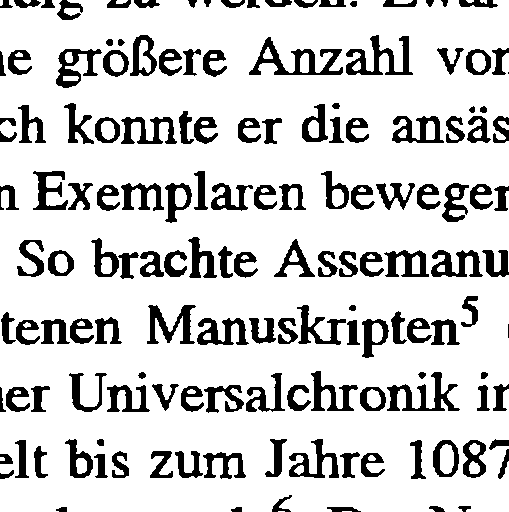
#> input picture native/jbig2-codec/tests/fixtures/scan-page-000-body-509.pbm, 509 x 512 px
$ python -i rotation.py   (imports and definitions only)
#> lines starting #> are read from the running program, lines starting #| are printed output that depends on the picture; after the words box and inside, x2 and y2 are one past the last pixel; in counts of white or black regions, pixels touching at a corner belong together
#> `picture = cv2.imread('../../../native/jbig2-codec/tests/fixtures/scan-..`: picture: shape (512, 509); 82% white; 149 black regions (2 under 20 px), largest, box (x1, y1, x2, y2) and area: (249, 37, 343, 75) 1188, (346, 35, 413, 75) 1078, (387, 372, 460, 411) 1035
"""
Stage 1: Rotation Detection and Correction

Detects and corrects page orientation (0, 90, 180, 270 degrees).
Uses text line orientation and edge analysis for robust detection.
"""

from dataclasses import asdict, dataclass
from typing import Literal

import cv2
import numpy as np

from .geometry import rotate_90
from .io import load_grayscale, load_image, save_image

TRotation = Literal[0, 90, 180, 270]


@dataclass
class RotationResult:
    """Result of rotation detection."""
    rotation: TRotation
    confidence: float
    method_used: str
    debug: dict

    def to_dict(self) -> dict:
        """Convert to JSON-serializable dictionary."""
        return asdict(self)


# [71 lines left out: function detect_rotation, not called in this run]


def detect_text_orientation(gray: np.ndarray) -> dict:
    """
    Detect orientation based on text line angles.

    Horizontal text lines suggest correct orientation.
    Vertical text lines suggest 90 or 270 rotation needed.

    Returns:
        Dictionary mapping rotation values to confidence scores
    """
    h, w = gray.shape
#> h = 512; w = 509
    scores = {0: 0.0, 90: 0.0, 180: 0.0, 270: 0.0}
    if h < 1 or w < 1:
        return scores

    # Binarize image
    _, binary = cv2.threshold(gray, 0, 255, cv2.THRESH_BINARY_INV + cv2.THRESH_OTSU)

    # Create horizontal and vertical kernels for line detection
    kernel_h = cv2.getStructuringElement(cv2.MORPH_RECT, (max(1, w // 20), 1))
    kernel_v = cv2.getStructuringElement(cv2.MORPH_RECT, (1, max(1, h // 20)))
#> kernel_v = 25 values from 1 to 1

    # Detect horizontal and vertical structures
    horizontal = cv2.morphologyEx(binary, cv2.MORPH_OPEN, kernel_h)
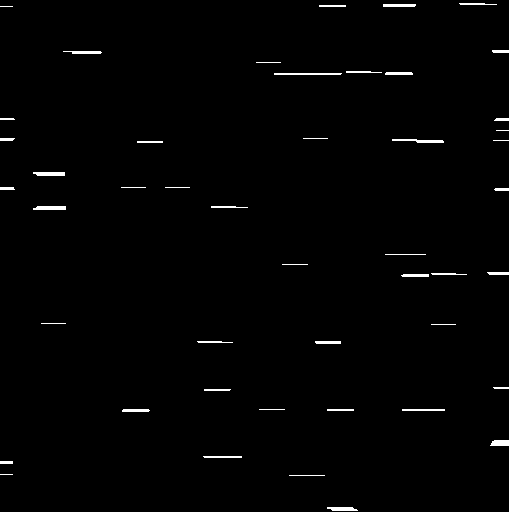
#> horizontal: shape (512, 509); 1% white; 46 white regions (4 under 20 px), largest, box (x1, y1, x2, y2) and area: (274, 73, 342, 75) 135, (392, 139, 444, 143) 131, (33, 206, 66, 210) 125
    vertical = cv2.morphologyEx(binary, cv2.MORPH_OPEN, kernel_v)
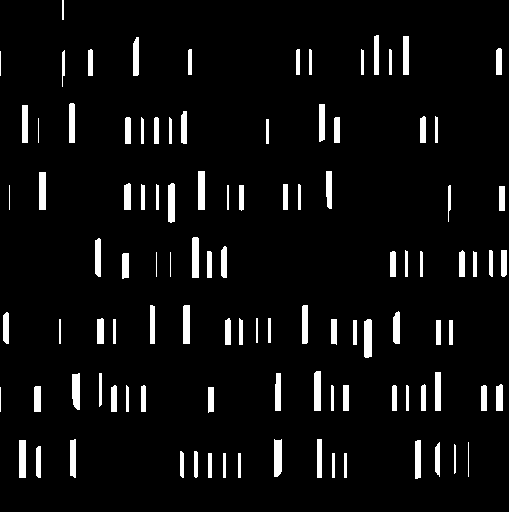
#> vertical: shape (512, 509); 5.6% white; 105 white regions, largest, box (x1, y1, x2, y2) and area: (364, 319, 372, 358) 302, (274, 439, 282, 477) 287, (192, 237, 199, 278) 285

    h_count = np.sum(horizontal) / 255
#> h_count = 2635
    v_count = np.sum(vertical) / 255
#> v_count = 14719

    total = h_count + v_count
#> total = 17354
    if total == 0:
        return scores

    h_ratio = h_count / total
#> h_ratio = 0.152
    v_ratio = v_count / total
#> v_ratio = 0.848

    # Horizontal text dominance suggests 0 or 180 rotation
    if h_ratio > v_ratio:
        # Need to distinguish between 0 and 180
        top_half = binary[:h//2, :]
        bottom_half = binary[h//2:, :]

        top_content = np.sum(top_half)
        bottom_content = np.sum(bottom_half)

        if top_content >= bottom_content:
            # More content at top - likely correct (0)
            scores[0] = h_ratio
            scores[180] = h_ratio * 0.3
        else:
            # More content at bottom - might be upside down
            scores[180] = h_ratio * 0.7
            scores[0] = h_ratio * 0.5
    else:
        # Vertical text dominance suggests 90 or 270 rotation
        left_half = binary[:, :w//2]
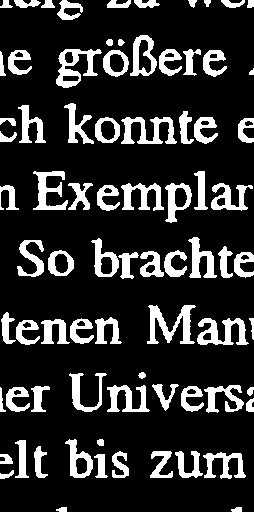
#> left_half: shape (512, 254); 17.9% white; 79 white regions, largest, box (x1, y1, x2, y2) and area: (147, 305, 196, 344) 861, (121, 117, 177, 144) 768, (56, 49, 102, 88) 765
        right_half = binary[:, w//2:]
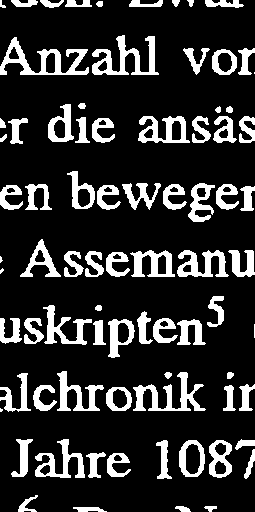
#> right_half: shape (512, 255); 18.1% white; 80 white regions (5 under 20 px), largest, box (x1, y1, x2, y2) and area: (0, 37, 89, 75) 1164, (92, 35, 159, 75) 1078, (133, 372, 206, 411) 1035

        left_content = np.sum(left_half)
#> left_content = 5945580
        right_content = np.sum(right_half)
#> right_content = 6022845

        if left_content >= right_content:
            scores[270] = v_ratio
            scores[90] = v_ratio * 0.3
        else:
            scores[90] = v_ratio
            scores[270] = v_ratio * 0.3

    return scores


# [153 lines left out: functions detect_edge_orientation, detect_content_orientation, apply_rotation, not called in this run]

>>> import cv2
>>> picture = cv2.imread('../../../native/jbig2-codec/tests/fixtures/scan-page-000-body-509.pbm', cv2.IMREAD_GRAYSCALE)
>>> result = detect_text_orientation(picture)
#> result = {0: 0, 90: 0.848, 180: 0, 270: 0.254}

$ run again, on native/jbig2-codec/tests/fixtures/scan-page-002-body.pbm
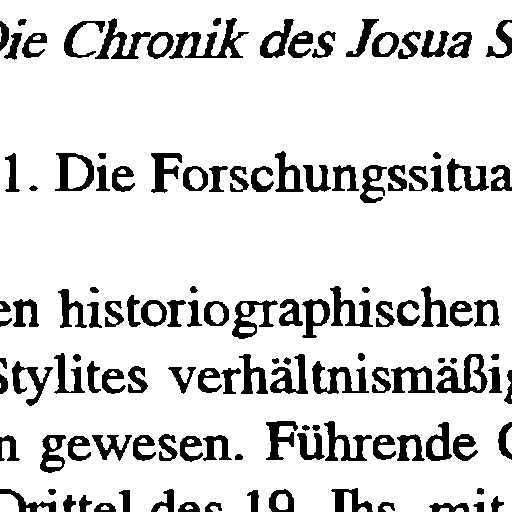
#> input picture native/jbig2-codec/tests/fixtures/scan-page-002-body.pbm, 512 x 512 px
#> picture: shape (512, 512); 85.7% white; 123 black regions, largest, box (x1, y1, x2, y2) and area: (169, 18, 249, 59) 1067, (436, 354, 488, 393) 890, (312, 361, 369, 394) 836
#> horizontal: shape (512, 512); 0.6% white; 30 white regions (1 under 20 px), largest, box (x1, y1, x2, y2) and area: (151, 153, 182, 158) 149, (266, 422, 297, 426) 120, (436, 388, 484, 391) 96
#> in detect_text_orientation, `vertical = cv2.morphologyEx(binary, cv2.MORPH_OPEN, kernel_v)`:
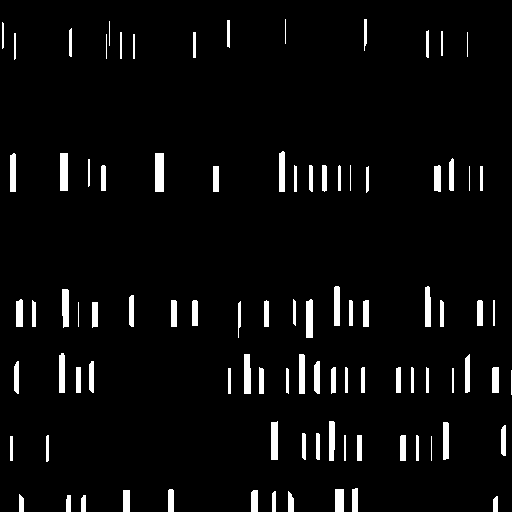
#> vertical: shape (512, 512); 4.4% white; 94 white regions, largest, box (x1, y1, x2, y2) and area: (155, 153, 164, 192) 351, (60, 153, 68, 191) 304, (271, 421, 278, 460) 267
#> h_count = 1573
#> v_count = 11570
#> total = 13143
#> h_ratio = 0.12
#> v_ratio = 0.88
#> left_half: shape (512, 256); 13.5% white; 65 white regions, largest, box (x1, y1, x2, y2) and area: (169, 18, 249, 59) 1067, (95, 18, 151, 59) 769, (55, 153, 94, 191) 652
#> in detect_text_orientation, `right_half = binary[:, w//2:]`:
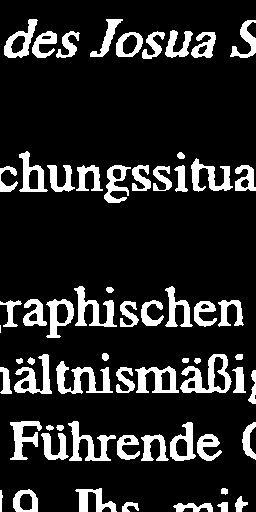
#> right_half: shape (512, 256); 15.1% white; 63 white regions (1 under 20 px), largest, box (x1, y1, x2, y2) and area: (180, 354, 232, 393) 890, (56, 361, 113, 394) 836, (68, 421, 116, 461) 709
#> left_content = 4496160
#> right_content = 5031660
#> result = {0: 0, 90: 0.88, 180: 0, 270: 0.264}

$ run again, on native/jbig2-codec/tests/fixtures/scan-page-007-notes.pbm
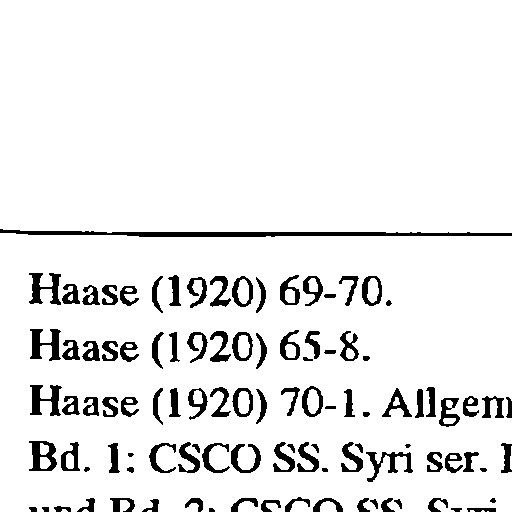
#> input picture native/jbig2-codec/tests/fixtures/scan-page-007-notes.pbm, 512 x 512 px
#> picture: shape (512, 512); 92.3% white; 103 black regions (2 under 20 px), largest, box (x1, y1, x2, y2) and area: (0, 229, 512, 237) 2001, (30, 329, 61, 361) 529, (30, 385, 62, 416) 517
#> horizontal: shape (512, 512); 0.85% white; 6 white regions, box (x1, y1, x2, y2) and area: (0, 230, 512, 237) 1975, (467, 508, 496, 510) 58, (32, 343, 59, 345) 54, (32, 399, 59, 401) 54, (32, 287, 58, 289) 52, (382, 454, 411, 455) 29
#> in detect_text_orientation, `vertical = cv2.morphologyEx(binary, cv2.MORPH_OPEN, kernel_v)`:
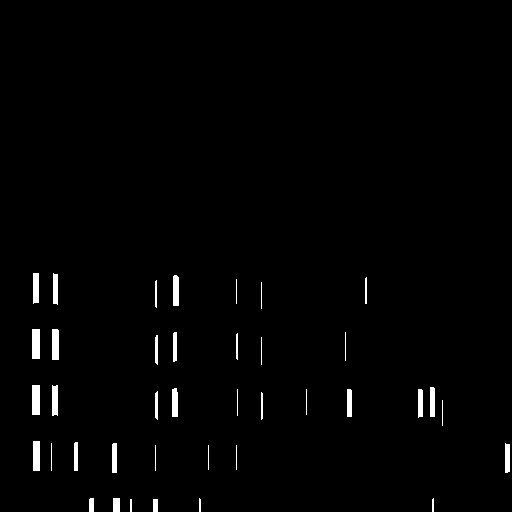
#> vertical: shape (512, 512); 1.4% white; 39 white regions, largest, box (x1, y1, x2, y2) and area: (32, 329, 40, 359) 240, (32, 385, 40, 415) 240, (52, 329, 59, 360) 216
#> h_count = 2222
#> v_count = 3705
#> total = 5927
#> h_ratio = 0.375
#> v_ratio = 0.625
#> left_half: shape (512, 256); 8.8% white; 52 white regions (1 under 20 px), largest, box (x1, y1, x2, y2) and area: (0, 229, 256, 237) 1077, (30, 329, 61, 361) 529, (30, 385, 62, 416) 517
#> in detect_text_orientation, `right_half = binary[:, w//2:]`:
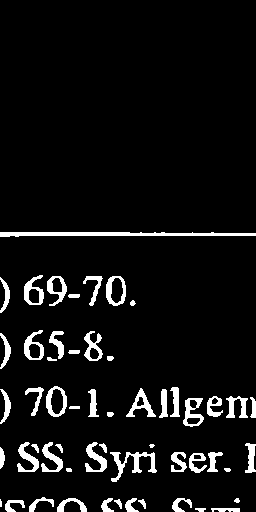
#> right_half: shape (512, 256); 6.7% white; 55 white regions (2 under 20 px), largest, box (x1, y1, x2, y2) and area: (0, 232, 256, 237) 924, (110, 452, 157, 482) 463, (183, 398, 204, 427) 295
#> left_content = 2934285
#> right_content = 2237880
#> result = {0: 0, 90: 0.188, 180: 0, 270: 0.625}
